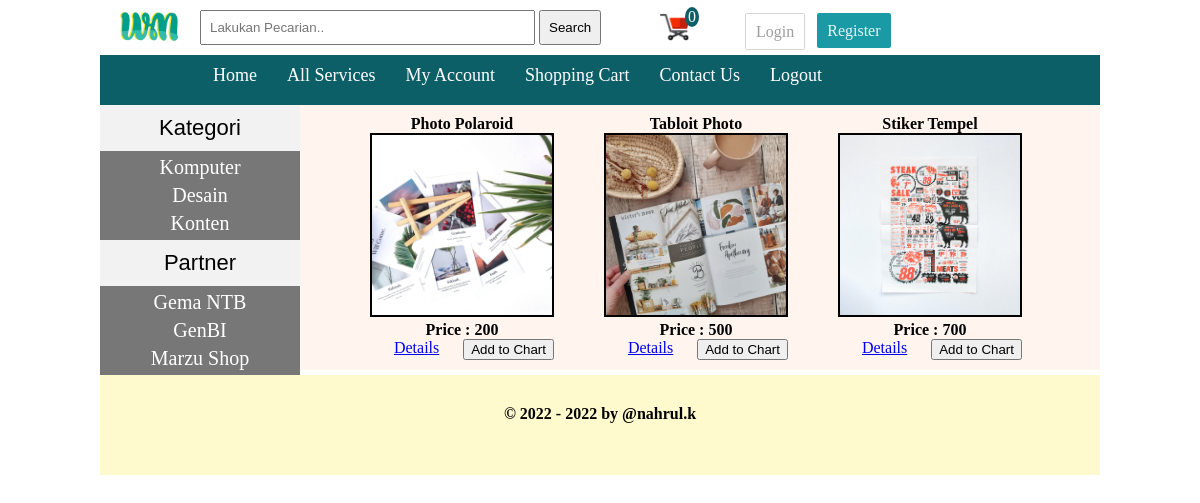
Screenshot of /index.php?brand=3 with the database file from the repository.
### tables this page shows
CREATE TABLE `categories` (
  `cat_id` int(100) NOT NULL,
  `cat_title` varchar(100) NOT NULL
);

CREATE TABLE `partner` (
  `brand_id` int(100) NOT NULL,
  `brand_title` varchar(250) NOT NULL
);

CREATE TABLE `product` (
  `product_id` int(100) NOT NULL,
  `product_cat` int(100) NOT NULL,
  `product_brand` int(100) NOT NULL,
  `product_title` varchar(255) NOT NULL,
  `product_price` int(100) NOT NULL,
  `product_desc` text NOT NULL,
  `product_image` text NOT NULL,
  `product_keywords` varchar(255) NOT NULL
);

### functions/functions.php (the view, shortened to what this page needs)
<?php
$servername = "localhost";
$username = "root";
$con = new mysqli($servername, $username, "", "warung_media");
function total_items(){
    global $con;
    $ip = get_ip();
    $run_items = mysqli_query($con, "SELECT * from cart where ip_address='$ip'");
    echo $count_items = mysqli_num_rows($run_items);
}
function get_ip() {
    if (!empty($_SERVER['HTTP_CLIENT_IP'])){
        $ip = $_SERVER['HTTP_CLIENT_IP'];
    } elseif(!empty($_SERVER['HTTP_X_FORWARDED_FOR'])){
        $ip = $_SERVER['HTTP_X_FORWARDED_FOR'];
    }else {
        $ip = $_SERVER['REMOTE_ADDR'];
    }
    return $ip;
}
function getCats() {
    global $con;
    $get_cats = "select * from categories";
    $run_cats = mysqli_query($con, $get_cats);
    while($row_cats=mysqli_fetch_array($run_cats)) {
        $cat_id = $row_cats['cat_id'];
        $cat_title = $row_cats['cat_title'];
        echo "<li><a href='index.php?cat=$cat_id'>$cat_title</a></li>";
    };
}
function getPartner(){
    global $con;
    $get_brands = "select * from partner";
    $run_brands = mysqli_query($con, $get_brands);
    while($row_brands=mysqli_fetch_array($run_brands)) {
        $brand_id = $row_brands['brand_id'];
        $brand_title = $row_brands['brand_title'];
        echo "<li><a href='index.php?brand=$brand_id'>$brand_title</a></li>";
    };
}
function getProByBrand(){
    global $con;
    if(isset($_GET['brand'])){
        $brand_id = $_GET['brand'];
        $get_brand_pro = "SELECT * from product where product_brand='$brand_id'";
        $run_brand_pro = mysqli_query($con, $get_brand_pro);
        while ($row_brand_pro = mysqli_fetch_array($run_brand_pro)){
            $pro_id = $row_brand_pro['product_id'];
            $pro_title = $row_brand_pro['product_title'];
            $pro_price = $row_brand_pro['product_price'];
            $pro_image = $row_brand_pro['product_image'];
            echo "
            <div id='single_product'>
                <h3>$pro_title</h3>
                <img src='admin_area/product_images/$pro_image' width='180' height='180'>
                <p><b>Price : $pro_price</b></p>
                <a href='details.php?pro_id=$pro_id'>Details</a>
                <a href='index.php?add_cart=$pro_id'>
                    <button style='float:right'> Add to Chart</button>
                </a>
            </div>
            ";
        }
    }
}
?>

### styles/style.css (style rules this page uses)
html, body, div, span, applet, object, iframe, h1, h2, h3, h4, h5, h6, p, blockquote, pre, a, abbr, acronym, address, big, cite, code, del, dfn, em, img, ins, kbd, q, s, samp, small, strike, strong, sub, sup, tt, var, b, u, i, center, dl, dt, dd, ol, ul, li, fieldset, form, label, legend, table, caption, tbody, tfoot, thead, tr, th, td, article, aside, canvas, details, embed, figure, figcaption, footer, header, hgroup, menu, nav, output, ruby, section, summary, time, mark, audio, video { margin: 0; padding: 0; border: 0; font-size: 100%; vertical-align: baseline; }
#cats li { list-style: none; margin: 5px; }
#cats a { color: #fff; padding: 8px; margin: 5px; text-align: center; font-size: 20px; text-decoration: none; font-family: Cambria, Cochin, Georgia, Times, 'Times New Roman', serif; }
#single_product { float: left; margin-left: 30px; padding: 10px; }
#single_product img { border: 2px solid #000; }

### rows the page displays
categories: cat_title "Komputer"
categories: cat_title "Desain"
categories: cat_title "Konten"
partner: brand_title "Gema NTB"
partner: brand_title "GenBI"
partner: brand_title "Marzu Shop"
product: product_title "Photo Polaroid", product_image (picture), product_price "200"
product: product_title "Tabloit Photo", product_image (picture), product_price "500"
product: product_title "Stiker Tempel", product_image (picture), product_price "700"

### other values shown
$count_items = mysqli_num_rows($run_items) "0"
